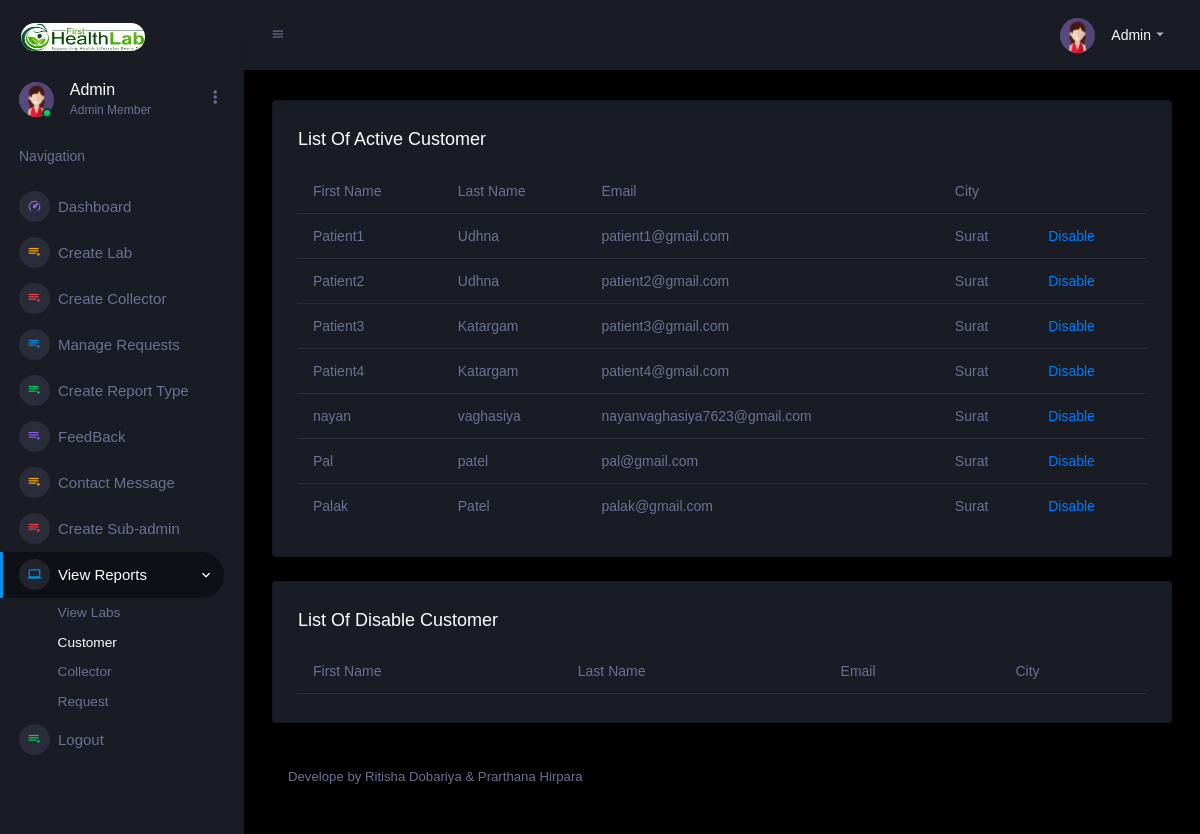
The page /admin/customer.php (signed in) on the database its author committed.
### tables this page shows
CREATE TABLE `registration` (
  `first_name` varchar(20) NOT NULL,
  `last_name` varchar(20) NOT NULL,
  `email` varchar(50) NOT NULL,
  `password` varchar(20) NOT NULL,
  `phoneno` bigint(10) NOT NULL,
  `address` varchar(150) NOT NULL,
  `city` varchar(20) NOT NULL,
  `pincode` bigint(6) NOT NULL,
  `dob` date NOT NULL,
  `status` varchar(10) NOT NULL,
  `createdon` date NOT NULL,
  `secqu` varchar(50) NOT NULL,
  `answer` varchar(15) NOT NULL,
  `area` varchar(50) NOT NULL
);

### admin/customer.php (the view, shortened to what this page needs)
<!DOCTYPE html>
<html lang="en">
  <head>
    <link rel="stylesheet" href="assets/vendors/mdi/css/materialdesignicons.min.css">
    <link rel="stylesheet" href="assets/vendors/css/vendor.bundle.base.css">
    <link rel="stylesheet" href="assets/vendors/jvectormap/jquery-jvectormap.css">
    <link rel="stylesheet" href="assets/vendors/flag-icon-css/css/flag-icon.min.css">
    <link rel="stylesheet" href="assets/vendors/owl-carousel-2/owl.carousel.min.css">
    <link rel="stylesheet" href="assets/vendors/owl-carousel-2/owl.theme.default.min.css">
    <link rel="stylesheet" href="assets/css/style.css">
  </head>
  <body>
    <div class="container-scroller">
    <?php
include "nav.php";
?>
      <div class="container-fluid page-body-wrapper">
        <nav class="navbar p-0 fixed-top d-flex flex-row">
          <div class="navbar-menu-wrapper flex-grow d-flex align-items-stretch">
            <button class="navbar-toggler navbar-toggler align-self-center" type="button" data-toggle="minimize">
              <span class="mdi mdi-menu"></span>
            </button>
            <ul class="navbar-nav navbar-nav-right">
              <li class="nav-item dropdown">
                <a class="nav-link" id="profileDropdown" href="#" data-toggle="dropdown">
                  <div class="navbar-profile">
                    <img class="img-xs rounded-circle" src="assets/images/faces-clipart/pic-2.png" alt="">
                    <p class="mb-0 d-none d-sm-block navbar-profile-name">Admin</p>
                    <i class="mdi mdi-menu-down d-none d-sm-block"></i>
                  </div>
                </a>
              </li>
            </ul>
          </div>
        </nav>
        <div class="main-panel">
          <div class="content-wrapper">
            <div class="row ">
              <div class="col-12 grid-margin">
                <div class="card">
                  <div class="card-body">
                    <h4 class="card-title">List Of Active Customer</h4>
                    <div class="table-responsive">
					  <table class="table">
                        <thead>
                          <tr>
                          <th> First Name </th>
                            <th> Last Name </th>
                             <th>Email</th>
                             <th>City</th>
                          </tr>
                        </thead>
                        <tbody>
						 <?php
						 include "myconnection.php";
					 $q1="select * from registration where status='Active'";
$rexist1=mysqli_query($connection,$q1) or die("Error");
$count=mysqli_num_rows($rexist1);
if($count>0)
{
while($arr1=mysqli_fetch_array($rexist1))
{
?>
                          <tr>
                          <td><?php echo $arr1['first_name']; ?></td>
                            <td><?php echo $arr1['last_name']; ?></td>
                           <td><?php echo $arr1['email']; ?></td>
                           <td><?php echo $arr1['city']; ?></td>
<?php
 echo "<td><a href=disablecust.php?email=".$arr1['email'].">Disable</a></td>";
 ?>
                          </tr>
                          <?php
					  }
					  }
					  ?>
                        </tbody>
                      </table>
                    </div>
                  </div>
                </div>
              </div>
            </div>
            <div class="row ">
              <div class="col-12 grid-margin">
                <div class="card">
                  <div class="card-body">
                    <h4 class="card-title">List Of Disable Customer</h4>
                    <div class="table-responsive">
					  <table class="table">
                        <thead>
                          <tr>
                          <th> First Name </th>
                            <th> Last Name </th>
                             <th>Email</th>
                             <th>City</th>
                          </tr>
                        </thead>
                      </table>
                    </div>
                  </div>
                </div>
              </div>
            </div>
          <footer class="footer">
            <div class="d-sm-flex justify-content-center justify-content-sm-between">
              <span class="text-muted d-block text-center text-sm-left d-sm-inline-block">Develope by Ritisha Dobariya & Prarthana Hirpara</span>
            </div>
          </footer>
        </div>
      </div>
    </div>
  </body>
</html>

### rows shown on the page
registration: first_name "Patient1", last_name "Udhna", email "patient1@gmail.com", city "Surat"
registration: first_name "Patient2", last_name "Udhna", email "patient2@gmail.com", city "Surat"
registration: first_name "Patient3", last_name "Katargam", email "patient3@gmail.com", city "Surat"
registration: first_name "Patient4", last_name "Katargam", email "patient4@gmail.com", city "Surat"
registration: first_name "nayan", last_name "vaghasiya", email "nayanvaghasiya7623@gmail.com", city "Surat"
registration: first_name "Pal", last_name "patel", email "pal@gmail.com", city "Surat"
registration: first_name "Palak", last_name "Patel", email "palak@gmail.com", city "Surat"
